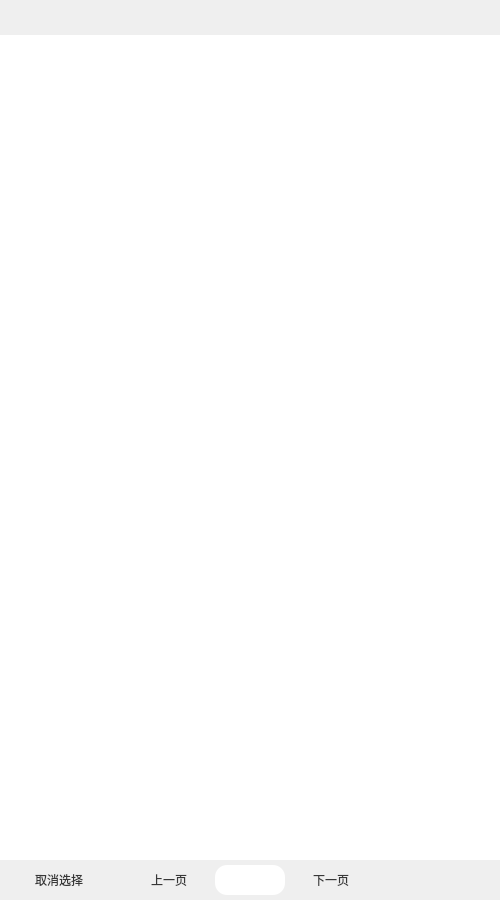
<?xml version="1.0" encoding="UTF-8"?>
<ui version="4.0">
 <class>lineWindow</class>
 <widget class="QMainWindow" name="lineWindow">
  <property name="geometry">
   <rect>
    <x>0</x>
    <y>0</y>
    <width>500</width>
    <height>900</height>
   </rect>
  </property>
  <property name="windowTitle">
   <string>线路信息</string>
  </property>
  <property name="styleSheet">
   <string notr="true">
QMainWindow {
    border-radius: 12px;    /* 圆角半径 */
}
   </string>
  </property>
  <widget class="QWidget" name="centralwidget">
   <property name="styleSheet">
    <string notr="true">
#centralwidget {
    border-image: url(:/images/mainwindow/mainwindow_background.png) 0 0 0 0 stretch stretch;
    border-radius: 12px;
}

#listWidget {
    border-image: url(:/images/mainwindow/mainwindow_background.png) 0 0 0 0 stretch stretch;
    border-bottom-right-radius: 12px;
	border-bottom-left-radius: 12px;
	border: none;
}
    </string>
   </property>
   <layout class="QVBoxLayout" name="verticalLayout">
    <property name="spacing">
     <number>0</number>
    </property>
    <property name="leftMargin">
     <number>0</number>
    </property>
    <property name="topMargin">
     <number>0</number>
    </property>
    <property name="rightMargin">
     <number>0</number>
    </property>
    <property name="bottomMargin">
     <number>0</number>
    </property>
    <item>
     <widget class="QWidget" name="titleBar" native="true">
      <property name="enabled">
       <bool>true</bool>
      </property>
      <property name="sizePolicy">
       <sizepolicy hsizetype="Expanding" vsizetype="Fixed">
        <horstretch>0</horstretch>
        <verstretch>0</verstretch>
       </sizepolicy>
      </property>
      <property name="minimumSize">
       <size>
        <width>0</width>
        <height>35</height>
       </size>
      </property>
      <property name="maximumSize">
       <size>
        <width>16777215</width>
        <height>35</height>
       </size>
      </property>
      <property name="layoutDirection">
       <enum>Qt::LayoutDirection::LeftToRight</enum>
      </property>
      <property name="autoFillBackground">
       <bool>false</bool>
      </property>
      <property name="styleSheet">
       <string notr="true">
/* 关闭按钮 */
#closeButton { image:url(:/images/mainwindow/close_normal.png); }
#closeButton:hover { image:url(:/images/mainwindow/close_hover.png); }

/* 最小化按钮 */
#minButton { image:url(:/images/mainwindow/min_normal.png); }
#minButton:hover { image:url(:/images/mainwindow/min_hover.png); }

/* 最大化按钮 */
#maxButton { image:url(:/images/mainwindow/max_normal.png); }
#maxButton:hover { image:url(:/images/mainwindow/max_hover.png); }

/* 标题栏背景及圆角 */
#titleBar {
    border-image: url(:/images/mainwindow/bar_background.png) 0 0 0 0 stretch stretch;
    border-top-left-radius: 12px;
    border-top-right-radius: 12px;
}

/* 按钮透明背景 */
#titleBar QToolButton {
    border: none;
    background: transparent;
}
       </string>
      </property>
      <layout class="QHBoxLayout" name="horizontalLayout">
       <property name="spacing">
        <number>8</number>
       </property>
       <property name="leftMargin">
        <number>20</number>
       </property>
       <property name="topMargin">
        <number>9</number>
       </property>
       <property name="rightMargin">
        <number>0</number>
       </property>
       <property name="bottomMargin">
        <number>9</number>
       </property>
       <item>
        <widget class="QWidget" name="btnZone" native="true">
         <property name="sizePolicy">
          <sizepolicy hsizetype="Fixed" vsizetype="Fixed">
           <horstretch>0</horstretch>
           <verstretch>0</verstretch>
          </sizepolicy>
         </property>
         <layout class="QHBoxLayout" name="horizontalLayout_2">
          <property name="spacing">
           <number>8</number>
          </property>
          <property name="leftMargin">
           <number>0</number>
          </property>
          <property name="topMargin">
           <number>0</number>
          </property>
          <property name="rightMargin">
           <number>0</number>
          </property>
          <property name="bottomMargin">
           <number>0</number>
          </property>
          <item>
           <widget class="QToolButton" name="closeButton">
            <property name="minimumSize">
             <size>
              <width>15</width>
              <height>15</height>
             </size>
            </property>
            <property name="maximumSize">
             <size>
              <width>15</width>
              <height>15</height>
             </size>
            </property>
           </widget>
          </item>
          <item>
           <widget class="QToolButton" name="minButton">
            <property name="minimumSize">
             <size>
              <width>15</width>
              <height>15</height>
             </size>
            </property>
            <property name="maximumSize">
             <size>
              <width>15</width>
              <height>15</height>
             </size>
            </property>
           </widget>
          </item>
          <item>
           <widget class="QToolButton" name="maxButton">
            <property name="minimumSize">
             <size>
              <width>15</width>
              <height>15</height>
             </size>
            </property>
            <property name="maximumSize">
             <size>
              <width>15</width>
              <height>15</height>
             </size>
            </property>
           </widget>
          </item>
         </layout>
        </widget>
       </item>
       <item>
        <spacer name="horizontalSpacer">
         <property name="orientation">
          <enum>Qt::Orientation::Horizontal</enum>
         </property>
         <property name="sizeHint" stdset="0">
          <size>
           <width>1279</width>
           <height>20</height>
          </size>
         </property>
        </spacer>
       </item>
      </layout>
     </widget>
    </item>
    <item>
     <widget class="QWidget" name="contentWidget" native="true">
      <property name="sizePolicy">
       <sizepolicy hsizetype="Expanding" vsizetype="Expanding">
        <horstretch>0</horstretch>
        <verstretch>0</verstretch>
       </sizepolicy>
      </property>
      <property name="styleSheet">
       <string notr="true"/>
      </property>
      <layout class="QVBoxLayout" name="verticalLayout_3">
       <property name="spacing">
        <number>0</number>
       </property>
       <property name="leftMargin">
        <number>0</number>
       </property>
       <property name="topMargin">
        <number>0</number>
       </property>
       <property name="rightMargin">
        <number>0</number>
       </property>
       <property name="bottomMargin">
        <number>0</number>
       </property>
       <item>
        <layout class="QVBoxLayout" name="layout">
         <property name="spacing">
          <number>0</number>
         </property>
         <item>
          <widget class="QListWidget" name="listWidget">
           <property name="styleSheet">
            <string notr="true"/>
           </property>
           <property name="verticalScrollBarPolicy">
            <enum>Qt::ScrollBarPolicy::ScrollBarAlwaysOff</enum>
           </property>
           <property name="spacing">
            <number>8</number>
           </property>
           <property name="batchSize">
            <number>30</number>
           </property>
          </widget>
         </item>
         <item>
          <widget class="QWidget" name="widget" native="true">
           <property name="minimumSize">
            <size>
             <width>0</width>
             <height>40</height>
            </size>
           </property>
           <property name="maximumSize">
            <size>
             <width>16777215</width>
             <height>40</height>
            </size>
           </property>
           <property name="styleSheet">
            <string notr="true">/* 上一页按钮 */
QPushButton#prevBtn {
    border-image: url(:/images/sideBar/black2.png) 0 0 0 0 stretch stretch;
    /* 如果图片正好是按钮大小，也可以直接用 image:url() */
	color: rgb(55,55,55);
	border-radius:12px; 
}
QPushButton#prevBtn:hover {
    border-image: url(:/images/sideBar/black3.png) 0 0 0 0 stretch stretch;
}

/* 下一页按钮 */
QPushButton#nextBtn {
    border-image: url(:/images/sideBar/black2.png) 0 0 0 0 stretch stretch;
	color: rgb(55,55,55);
	border-radius:12px; 
}
QPushButton#nextBtn:hover {
    border-image: url(:/images/sideBar/black3.png) 0 0 0 0 stretch stretch;
}


QPushButton#cancel {
    border-image: url(:/images/sideBar/black2.png) 0 0 0 0 stretch stretch;
	color: rgb(55,55,55);
	border-radius:12px; 
}
QPushButton#cancel:hover {
    border-image: url(:/images/sideBar/black3.png) 0 0 0 0 stretch stretch;
}


/* 输入框背景 */
QLineEdit#pageEdit {
    border: none;                      /* 去掉默认边框 */
    border-image: url(:/images/sideBar/black2.png) 0 0 0 0 stretch stretch;
	color: rgb(55,55,55);
	border-radius:12px; 
    /* 去掉原来的 padding-left */
    padding: 0;
    /* 让文字水平垂直都居中 */
    qproperty-alignment: AlignCenter;
}
</string>
           </property>
           <layout class="QHBoxLayout" name="horizontalLayout_3">
            <property name="topMargin">
             <number>5</number>
            </property>
            <property name="bottomMargin">
             <number>5</number>
            </property>
            <item>
             <widget class="QPushButton" name="cancel">
              <property name="minimumSize">
               <size>
                <width>100</width>
                <height>30</height>
               </size>
              </property>
              <property name="maximumSize">
               <size>
                <width>100</width>
                <height>30</height>
               </size>
              </property>
              <property name="text">
               <string>取消选择</string>
              </property>
             </widget>
            </item>
            <item>
             <spacer name="horizontalSpacer_2">
              <property name="orientation">
               <enum>Qt::Orientation::Horizontal</enum>
              </property>
              <property name="sizeHint" stdset="0">
               <size>
                <width>40</width>
                <height>20</height>
               </size>
              </property>
             </spacer>
            </item>
            <item>
             <widget class="QPushButton" name="prevBtn">
              <property name="sizePolicy">
               <sizepolicy hsizetype="Fixed" vsizetype="Fixed">
                <horstretch>0</horstretch>
                <verstretch>0</verstretch>
               </sizepolicy>
              </property>
              <property name="minimumSize">
               <size>
                <width>80</width>
                <height>30</height>
               </size>
              </property>
              <property name="maximumSize">
               <size>
                <width>80</width>
                <height>30</height>
               </size>
              </property>
              <property name="text">
               <string>上一页</string>
              </property>
             </widget>
            </item>
            <item>
             <widget class="QLineEdit" name="pageEdit">
              <property name="sizePolicy">
               <sizepolicy hsizetype="Fixed" vsizetype="Fixed">
                <horstretch>0</horstretch>
                <verstretch>0</verstretch>
               </sizepolicy>
              </property>
              <property name="minimumSize">
               <size>
                <width>70</width>
                <height>30</height>
               </size>
              </property>
              <property name="maximumSize">
               <size>
                <width>70</width>
                <height>30</height>
               </size>
              </property>
             </widget>
            </item>
            <item>
             <widget class="QPushButton" name="nextBtn">
              <property name="sizePolicy">
               <sizepolicy hsizetype="Fixed" vsizetype="Fixed">
                <horstretch>0</horstretch>
                <verstretch>0</verstretch>
               </sizepolicy>
              </property>
              <property name="minimumSize">
               <size>
                <width>80</width>
                <height>30</height>
               </size>
              </property>
              <property name="maximumSize">
               <size>
                <width>80</width>
                <height>30</height>
               </size>
              </property>
              <property name="text">
               <string>下一页</string>
              </property>
             </widget>
            </item>
            <item>
             <spacer name="horizontalSpacer_3">
              <property name="orientation">
               <enum>Qt::Orientation::Horizontal</enum>
              </property>
              <property name="sizeHint" stdset="0">
               <size>
                <width>40</width>
                <height>20</height>
               </size>
              </property>
             </spacer>
            </item>
            <item>
             <widget class="QWidget" name="widget_3" native="true">
              <property name="minimumSize">
               <size>
                <width>100</width>
                <height>0</height>
               </size>
              </property>
              <property name="maximumSize">
               <size>
                <width>100</width>
                <height>16777215</height>
               </size>
              </property>
             </widget>
            </item>
           </layout>
          </widget>
         </item>
        </layout>
       </item>
      </layout>
     </widget>
    </item>
   </layout>
  </widget>
 </widget>
 <resources/>
 <connections/>
</ui>
